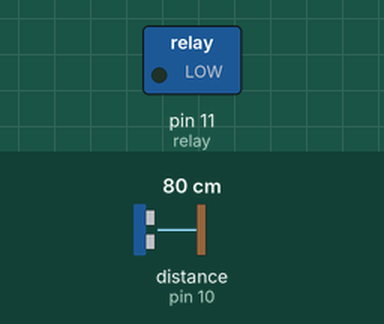
Recording of a sketch running on a simulated Arduino Uno, built with avr-gcc and run on an emulated ATmega328P. Parts: switched loads named in the sketch (green lamp = pin HIGH). Wiring (inferred from the names in the program): ultrasonic range finder: trigger pin 9; echo pin 10. The inputs (shaded band) are chosen by the test bench; at power-on: distance to the obstacle (sensor on pin 10) 80 cm. The echo pulse lasts 58.3 µs per cm; pins used as bus, display or sensor lines are not drawn.

Above: at 1.2 s.
1.3 s: distance to the obstacle (sensor on pin 10) set to 120 cm
At 2.2 s:
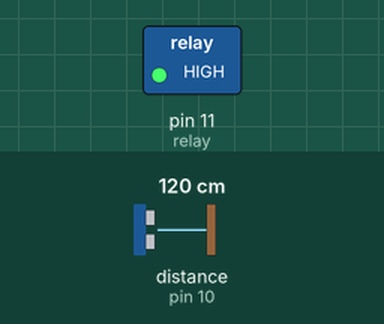
2.8 s: distance to the obstacle (sensor on pin 10) set to 2 cm
At 3.3 s:
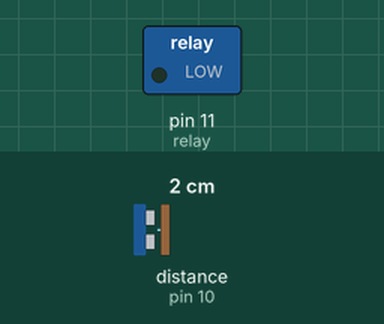
4.3 s: distance to the obstacle (sensor on pin 10) set to 250 cm
At 4.7 s:
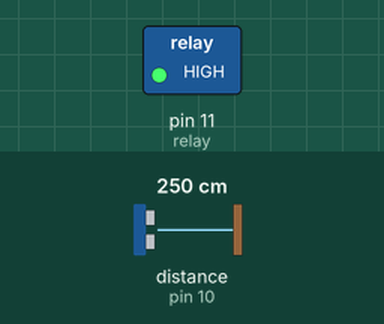
Timing chart, 0 to 7.3 s (numbered marks = the images above; inputs shaded):
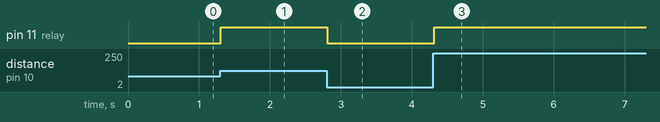

The sketch:

GATE_CODE.ino
```cpp
const int trigPin = 9;
const int echoPin = 10;
const int relay=11;
// defines variables
long duration;
int distance;
void setup() {
pinMode(trigPin, OUTPUT); // Sets the trigPin as an Output
pinMode(echoPin, INPUT); // Sets the echoPin as an Input
pinMode(relay,OUTPUT);

}
void loop() {
// Clears the trigPin
digitalWrite(trigPin, LOW);
delayMicroseconds(4);
// Sets the trigPin on HIGH state for 10 micro seconds
digitalWrite(trigPin, HIGH);
delayMicroseconds(20);
digitalWrite(trigPin, LOW);
// Reads the echoPin, returns the sound wave travel time in microseconds
duration = pulseIn(echoPin, HIGH);
// Calculating the distance
distance= duration*0.034/2;
if (distance>=100){
  digitalWrite(relay,HIGH);//PUMP ON
  }
 else{
 digitalWrite(relay,LOW);//PUMP OFF
    }
}
```

Measured:
- after the input at 1.3 s, pin 11 (relay): LOW → HIGH at once
- after the input at 2.8 s, pin 11 (relay): HIGH → LOW at once
- after the input at 4.3 s, pin 11 (relay): LOW → HIGH at once
